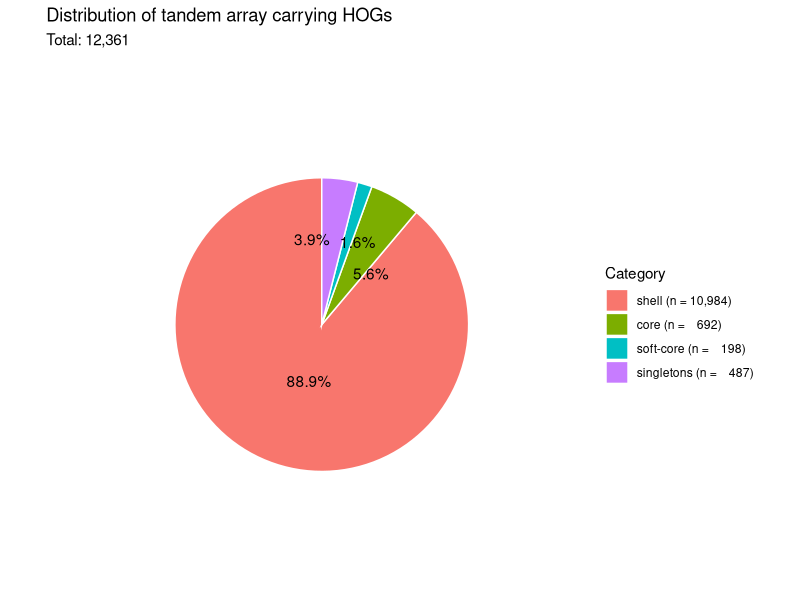
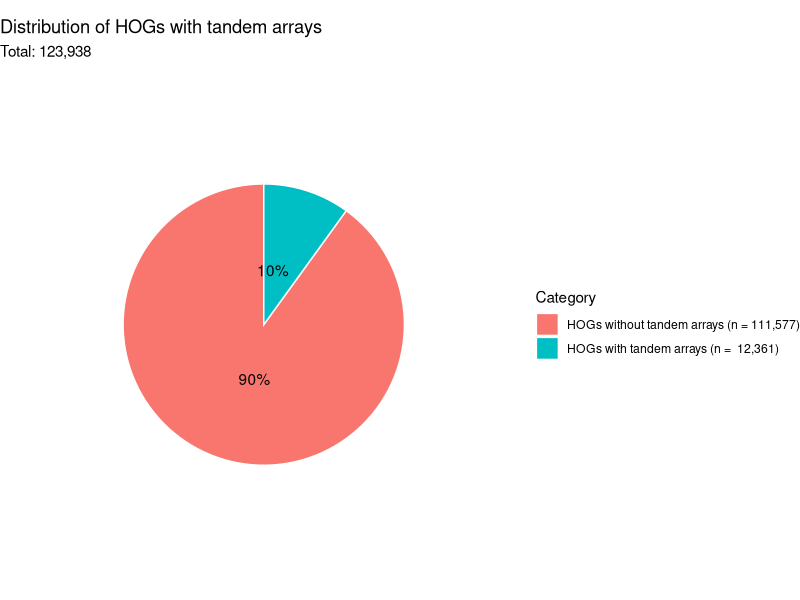
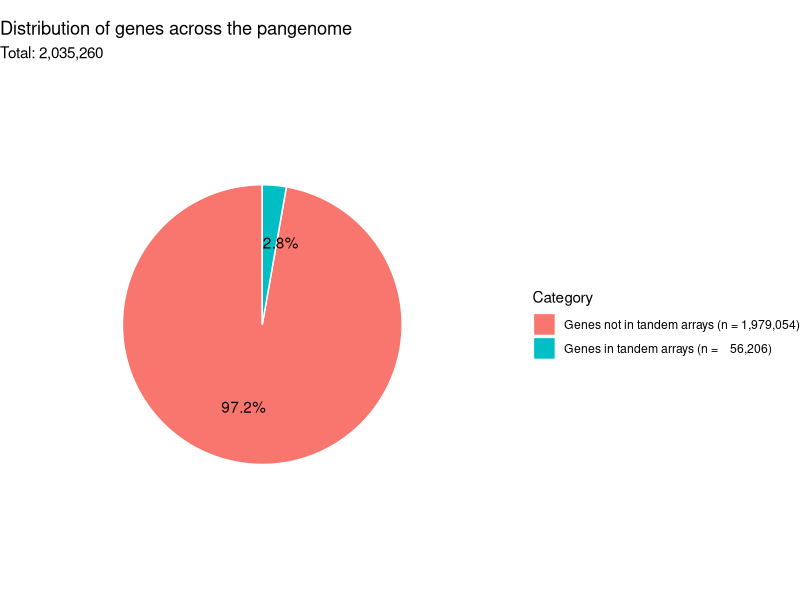

The R script that drew these images, in order:
library(dplyr)
library(ggplot2)
library(ggrepel)

make_pie <- function(df, title, start = 0) {
  total <- sum(df$n)
  
  df <- df %>%
    mutate(
      Percentage = n / total * 100,
      Label = paste0(round(Percentage, 1), "%"),
      legend = factor(
        paste0(category, " (n = ", format(n, big.mark = ","), ")"),
        levels = paste0(category, " (n = ", format(n, big.mark = ","), ")")
      )
    )
  
  ggplot(df, aes(x = 1, y = n, fill = legend)) +
    geom_col(width = 1, colour = "white") +
    coord_polar(theta = "y", start = start, clip = "off") +
    geom_text_repel(
      aes(label = Label),
      position = position_stack(vjust = 0.5),
      show.legend = FALSE
    ) +
    xlim(0.5, 2) +
    theme_void() +
    labs(
      title = title,
      subtitle = paste0("Total: ", format(total, big.mark = ",")),
      fill = "Category"
    )
}

# 1. Tandem HOG distribution
df1 <- data.frame(
  category = c("shell", "core", "soft-core", "singletons"),
  n = c(10984, 692, 198, 487)
)
make_pie(df1, "Distribution of tandem array carrying HOGs")

# 2. All HOGs vs tandem HOGs
df2 <- data.frame(
  category = c("HOGs without tandem arrays", "HOGs with tandem arrays"),
  n = c(111577, 12361)
)
make_pie(df2, "Distribution of HOGs with tandem arrays")

# 3. All genes vs tandem genes
df3 <- data.frame(
  category = c("Genes not in tandem arrays", "Genes in tandem arrays"),
  n = c(1979054, 56206)
)
make_pie(df3, "Distribution of genes across the pangenome")
